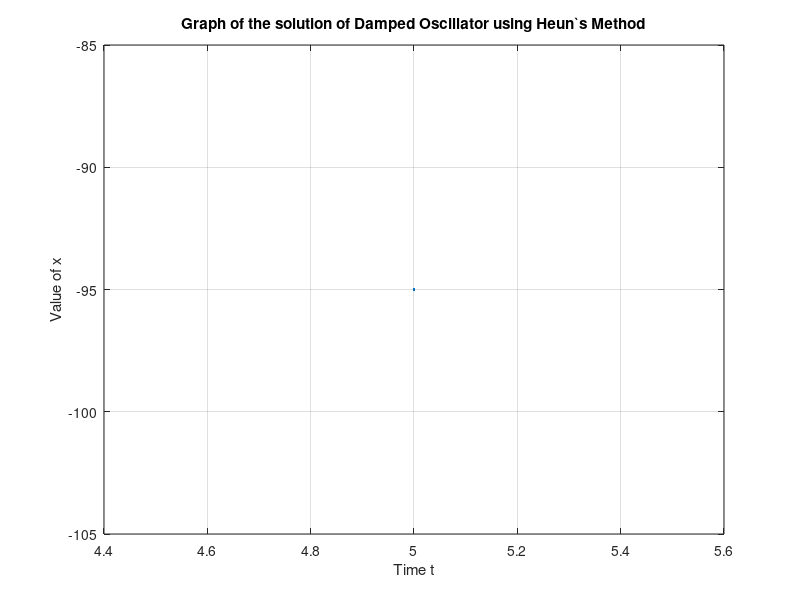

Write MATLAB code to recreate this figure.
% Clears all data and screen
clear all;
close all;
clc;

%mass m (0.5)
m = input('Enter the value of spring-couple mass (m): ');
%dissipative parameter (3)
b = input('Enter the value of dissipative parameter (b): ');
%elastic constant (100)
k = input('Enter the value of elastic constant (k): ');
%natural frequency of oscillation equation
w = sqrt(k/m);
%printing in console the value of natural frequency of oscillation
fprintf('\nThe value of natural frequency of oscillation is: %4.3f\n',w);


% Entering the working equations
f1 = @(t,x,y) y;
f2 = @(t,x,y) -(b/m)*y-(w^2)*x;

%starting time of the analysis
t0 = input('Enter the starting time of the analysis: ' );
%end time of the analysis
tn = input('Enter the end time of the analysis: ' );
%initial condition of the differential equation x(0)=x0
x0 = input('Enter the initial condition x0=x(0): ' );
%initial condition of the differential equation x'(0)=y0
y0 = input('Enter the initial condition y0=x`(0): ' );

%step value
h = input('Enter step value for the Heuns method: ');

% Number of iterations
n = (tn-t0)/h;
%printing in console the number of iterations
fprintf('\nThe number of iterations: %6.0f\n',n);

disp('Time(t)     x(i)');
%Iteration code block for Heun's Method
for i = 1:n+1       %for statement starting from 1 to n+1
    %displaying table of values of time(i) and x(i)
    fprintf('\n%4.5f     %4.5f',t0,x0);
    %Code block that uses the Heun's Method algorithm
    k1x = f1(t0,x0,y0);
    k1y = f2(t0,x0,y0);
    k2x = f1(t0+h,x0+h*k1x,y0+h*k1y);
    k2y = f2(t0+h,x0+h*k1x,y0+h*k1y);
    x1 = x0 + 0.5*(k1x+k2x)*h;
    y1 = y0 + 0.5*(k1y+k2y)*h;
    %Saving time interval values
    time(i) = t0;
    %Saving solution x(t) values
    xvalue(i) = x1;
    x0 = x1;        %saving x(i) values to the next iteration
    y0 = y1;        %saving y(i) values to the next iteration
    t0 = t0+h;      %incrementing t(i) values by h to the next interation
end

%plotting the solution of differential equation time vs x(t)
plot(time,xvalue);          %plotting command
title('Graph of the solution of Damped Oscillator using Heun`s Method');
xlabel('Time t')            %creating x-axis label
ylabel('Value of x');       %creating y-axis label
grid on;                    %activating grid of the plot

%displaying the solution x(t) at tn value
fprintf('\nThe solution when x(%4.1f)= %4.5f\n.',time(end), xvalue(end));